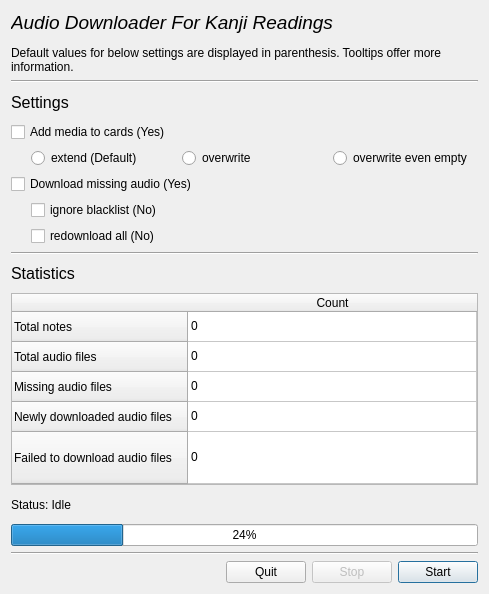
<?xml version="1.0" encoding="UTF-8"?>
<ui version="4.0">
 <class>Dialog</class>
 <widget class="QDialog" name="Dialog">
  <property name="geometry">
   <rect>
    <x>0</x>
    <y>0</y>
    <width>489</width>
    <height>594</height>
   </rect>
  </property>
  <property name="windowTitle">
   <string>Dialog</string>
  </property>
  <layout class="QVBoxLayout" name="verticalLayout">
   <item>
    <layout class="QHBoxLayout" name="horizontalLayout_4">
     <item>
      <widget class="QLabel" name="label_2">
       <property name="enabled">
        <bool>true</bool>
       </property>
       <property name="sizePolicy">
        <sizepolicy hsizetype="Expanding" vsizetype="Preferred">
         <horstretch>0</horstretch>
         <verstretch>0</verstretch>
        </sizepolicy>
       </property>
       <property name="text">
        <string>&lt;html&gt;&lt;head/&gt;&lt;body&gt;&lt;p&gt;&lt;span style=&quot; font-size:14pt; font-style:italic;&quot;&gt;Audio Downloader For Kanji Readings&lt;/span&gt;&lt;/p&gt;&lt;p&gt;Default values for below settings are displayed in parenthesis. Tooltips offer more information.&lt;/p&gt;&lt;/body&gt;&lt;/html&gt;</string>
       </property>
       <property name="wordWrap">
        <bool>true</bool>
       </property>
      </widget>
     </item>
     <item>
      <widget class="QLabel" name="label_3">
       <property name="sizePolicy">
        <sizepolicy hsizetype="Preferred" vsizetype="Preferred">
         <horstretch>0</horstretch>
         <verstretch>0</verstretch>
        </sizepolicy>
       </property>
       <property name="text">
        <string/>
       </property>
       <property name="pixmap">
        <pixmap>1457825795_Record-Player.png</pixmap>
       </property>
       <property name="scaledContents">
        <bool>false</bool>
       </property>
      </widget>
     </item>
    </layout>
   </item>
   <item>
    <widget class="Line" name="line">
     <property name="orientation">
      <enum>Qt::Horizontal</enum>
     </property>
    </widget>
   </item>
   <item>
    <widget class="QLabel" name="label_4">
     <property name="text">
      <string>&lt;html&gt;&lt;head/&gt;&lt;body&gt;&lt;p&gt;&lt;span style=&quot; font-size:12pt;&quot;&gt;Settings&lt;/span&gt;&lt;/p&gt;&lt;/body&gt;&lt;/html&gt;</string>
     </property>
    </widget>
   </item>
   <item>
    <widget class="QCheckBox" name="checkBox_add_media">
     <property name="toolTip">
      <string>&lt;html&gt;&lt;head/&gt;&lt;body&gt;&lt;p&gt;Will modify the 'Audio' field of the notes in the target deck to add audio files to the note.&lt;/p&gt;&lt;/body&gt;&lt;/html&gt;</string>
     </property>
     <property name="text">
      <string>Add media to cards (Yes)</string>
     </property>
    </widget>
   </item>
   <item>
    <layout class="QHBoxLayout" name="horizontalLayout_2">
     <item>
      <spacer name="horizontalSpacer_2">
       <property name="orientation">
        <enum>Qt::Horizontal</enum>
       </property>
       <property name="sizeType">
        <enum>QSizePolicy::Fixed</enum>
       </property>
       <property name="sizeHint" stdset="0">
        <size>
         <width>20</width>
         <height>20</height>
        </size>
       </property>
      </spacer>
     </item>
     <item>
      <widget class="QRadioButton" name="radioButton_extend">
       <property name="toolTip">
        <string>&lt;html&gt;&lt;head/&gt;&lt;body&gt;&lt;p&gt;Will extend the Audio field with new entries, i.e. old entries are not lost.&lt;/p&gt;&lt;/body&gt;&lt;/html&gt;</string>
       </property>
       <property name="text">
        <string>extend (Default)</string>
       </property>
      </widget>
     </item>
     <item>
      <widget class="QRadioButton" name="radioButton_overwrite">
       <property name="toolTip">
        <string>&lt;html&gt;&lt;head/&gt;&lt;body&gt;&lt;p&gt;Will overwrite the Audio field with new sound files. If we don't have any new sound files, the field will remain untouched though.&lt;/p&gt;&lt;/body&gt;&lt;/html&gt;</string>
       </property>
       <property name="text">
        <string>overwrite</string>
       </property>
      </widget>
     </item>
     <item>
      <widget class="QRadioButton" name="radioButton_overwrite_empty">
       <property name="toolTip">
        <string>&lt;html&gt;&lt;head/&gt;&lt;body&gt;&lt;p&gt;Will overwrite the Audio field with new sound files. If we don't have any new sound files, the field will be emptied.&lt;/p&gt;&lt;/body&gt;&lt;/html&gt;</string>
       </property>
       <property name="text">
        <string>overwrite even empty</string>
       </property>
      </widget>
     </item>
    </layout>
   </item>
   <item>
    <widget class="QCheckBox" name="checkBox_download_missing">
     <property name="toolTip">
      <string>&lt;html&gt;&lt;head/&gt;&lt;body&gt;&lt;p&gt;Download missing audio.&lt;/p&gt;&lt;/body&gt;&lt;/html&gt;</string>
     </property>
     <property name="text">
      <string>Download missing audio (Yes)</string>
     </property>
    </widget>
   </item>
   <item>
    <layout class="QHBoxLayout" name="horizontalLayout_3">
     <item>
      <spacer name="horizontalSpacer_4">
       <property name="orientation">
        <enum>Qt::Horizontal</enum>
       </property>
       <property name="sizeType">
        <enum>QSizePolicy::Fixed</enum>
       </property>
       <property name="sizeHint" stdset="0">
        <size>
         <width>20</width>
         <height>20</height>
        </size>
       </property>
      </spacer>
     </item>
     <item>
      <layout class="QVBoxLayout" name="verticalLayout_2">
       <item>
        <widget class="QCheckBox" name="checkBox_ignore_blacklist">
         <property name="toolTip">
          <string>&lt;html&gt;&lt;head/&gt;&lt;body&gt;&lt;p&gt;The blacklist contains all readings to which we previously couldn't download any audio files. If this box is checked, we will try again.&lt;/p&gt;&lt;/body&gt;&lt;/html&gt;</string>
         </property>
         <property name="text">
          <string>ignore blacklist (No)</string>
         </property>
        </widget>
       </item>
       <item>
        <widget class="QCheckBox" name="checkBox_redownload">
         <property name="toolTip">
          <string>&lt;html&gt;&lt;head/&gt;&lt;body&gt;&lt;p&gt;Download audio files for every reading again (even if audio files for some readings are already in the media folder).&lt;/p&gt;&lt;/body&gt;&lt;/html&gt;</string>
         </property>
         <property name="text">
          <string>redownload all (No)</string>
         </property>
        </widget>
       </item>
      </layout>
     </item>
    </layout>
   </item>
   <item>
    <widget class="Line" name="line_5">
     <property name="orientation">
      <enum>Qt::Horizontal</enum>
     </property>
    </widget>
   </item>
   <item>
    <widget class="QLabel" name="label_5">
     <property name="text">
      <string>&lt;html&gt;&lt;head/&gt;&lt;body&gt;&lt;p&gt;&lt;span style=&quot; font-size:12pt;&quot;&gt;Statistics&lt;/span&gt;&lt;/p&gt;&lt;/body&gt;&lt;/html&gt;</string>
     </property>
    </widget>
   </item>
   <item>
    <widget class="QTableWidget" name="tableWidget">
     <property name="sizePolicy">
      <sizepolicy hsizetype="Minimum" vsizetype="Minimum">
       <horstretch>0</horstretch>
       <verstretch>0</verstretch>
      </sizepolicy>
     </property>
     <property name="editTriggers">
      <set>QAbstractItemView::NoEditTriggers</set>
     </property>
     <property name="dragDropOverwriteMode">
      <bool>false</bool>
     </property>
     <property name="alternatingRowColors">
      <bool>false</bool>
     </property>
     <property name="showGrid">
      <bool>true</bool>
     </property>
     <property name="gridStyle">
      <enum>Qt::SolidLine</enum>
     </property>
     <property name="sortingEnabled">
      <bool>false</bool>
     </property>
     <attribute name="horizontalHeaderVisible">
      <bool>true</bool>
     </attribute>
     <attribute name="horizontalHeaderCascadingSectionResizes">
      <bool>true</bool>
     </attribute>
     <attribute name="horizontalHeaderHighlightSections">
      <bool>true</bool>
     </attribute>
     <attribute name="horizontalHeaderShowSortIndicator" stdset="0">
      <bool>false</bool>
     </attribute>
     <attribute name="horizontalHeaderStretchLastSection">
      <bool>true</bool>
     </attribute>
     <attribute name="verticalHeaderVisible">
      <bool>true</bool>
     </attribute>
     <attribute name="verticalHeaderCascadingSectionResizes">
      <bool>true</bool>
     </attribute>
     <attribute name="verticalHeaderHighlightSections">
      <bool>true</bool>
     </attribute>
     <attribute name="verticalHeaderShowSortIndicator" stdset="0">
      <bool>true</bool>
     </attribute>
     <attribute name="verticalHeaderStretchLastSection">
      <bool>true</bool>
     </attribute>
     <row>
      <property name="text">
       <string>Total notes</string>
      </property>
     </row>
     <row>
      <property name="text">
       <string>Total audio files</string>
      </property>
     </row>
     <row>
      <property name="text">
       <string>Missing audio files</string>
      </property>
     </row>
     <row>
      <property name="text">
       <string>Newly downloaded audio files</string>
      </property>
     </row>
     <row>
      <property name="text">
       <string>Failed to download audio files</string>
      </property>
     </row>
     <column>
      <property name="text">
       <string>Count</string>
      </property>
     </column>
     <item row="0" column="0">
      <property name="text">
       <string>0</string>
      </property>
     </item>
     <item row="1" column="0">
      <property name="text">
       <string>0</string>
      </property>
     </item>
     <item row="2" column="0">
      <property name="text">
       <string>0</string>
      </property>
     </item>
     <item row="3" column="0">
      <property name="text">
       <string>0</string>
      </property>
     </item>
     <item row="4" column="0">
      <property name="text">
       <string>0</string>
      </property>
     </item>
    </widget>
   </item>
   <item>
    <widget class="QLabel" name="label_status">
     <property name="text">
      <string>Status: Idle</string>
     </property>
    </widget>
   </item>
   <item>
    <widget class="QProgressBar" name="progressBar">
     <property name="value">
      <number>24</number>
     </property>
    </widget>
   </item>
   <item>
    <widget class="Line" name="line_4">
     <property name="orientation">
      <enum>Qt::Horizontal</enum>
     </property>
    </widget>
   </item>
   <item>
    <layout class="QHBoxLayout" name="horizontalLayout">
     <item>
      <spacer name="horizontalSpacer">
       <property name="orientation">
        <enum>Qt::Horizontal</enum>
       </property>
       <property name="sizeHint" stdset="0">
        <size>
         <width>40</width>
         <height>20</height>
        </size>
       </property>
      </spacer>
     </item>
     <item>
      <widget class="QPushButton" name="pushButton_quit">
       <property name="text">
        <string>Quit</string>
       </property>
       <property name="flat">
        <bool>false</bool>
       </property>
      </widget>
     </item>
     <item>
      <widget class="QPushButton" name="pushButton_stop">
       <property name="enabled">
        <bool>false</bool>
       </property>
       <property name="text">
        <string>Stop</string>
       </property>
      </widget>
     </item>
     <item>
      <widget class="QPushButton" name="pushButton_start">
       <property name="enabled">
        <bool>true</bool>
       </property>
       <property name="text">
        <string>Start</string>
       </property>
       <property name="checkable">
        <bool>false</bool>
       </property>
       <property name="checked">
        <bool>false</bool>
       </property>
       <property name="default">
        <bool>true</bool>
       </property>
      </widget>
     </item>
    </layout>
   </item>
  </layout>
 </widget>
 <resources/>
 <connections/>
</ui>
